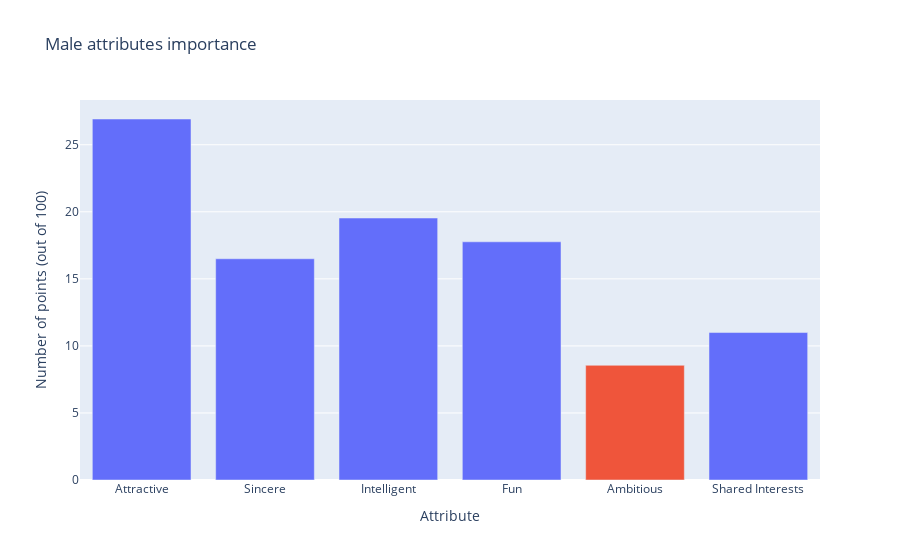

Notebook code for this chart:
### Code cell
df_mal_not = pd.DataFrame(dataset[dataset["gender"]==1].loc[:,list(attr_transcode.keys())].mean().reset_index())
df_mal_not.columns = columns_names
df_mal_not["attribute"] = df_mal_not["attribute"].apply(lambda x : attr_transcode.get(x))
df_mal_not["min"] = df_mal_not["points"].apply(lambda x : True if x == df_mal_not["points"].min() else False)

display(df_mal_not.head(6))

fig_2 = px.bar(df_mal_not,
             x=df_mal_not["attribute"],
             y=df_mal_not["points"],
             title="Male attributes importance ",
             labels=graph_labels,
             category_orders={"attribute":list(attr_transcode.values())},
             color=df_mal_not["min"],
             color_discrete_map={True:px.colors.qualitative.Plotly[1], False:px.colors.qualitative.Plotly[0]}
             )

fig_2.update_layout(showlegend=False)

fig_2.show()

### Figure 1 — Plotly figure (JSON) as saved in the notebook; plotly's stock layout.template omitted (floating-point values rounded to 4 significant figures)
{"data": [{"alignmentgroup": "True", "hovertemplate": "min=False<br>Attribute=%{x}<br>Number of points (out of 100)=%{y}<extra></extra>", "legendgroup": "False", "marker": {"color": "#636EFA", "pattern": {"shape": ""}}, "name": "False", "offsetgroup": "False", "orientation": "v", "showlegend": true, "textposition": "auto", "type": "bar", "x": ["Attractive", "Sincere", "Intelligent", "Fun", "Shared Interests"], "xaxis": "x", "y": [26.92, 16.5, 19.54, 17.76, 11.0], "yaxis": "y"}, {"alignmentgroup": "True", "hovertemplate": "min=True<br>Attribute=%{x}<br>Number of points (out of 100)=%{y}<extra></extra>", "legendgroup": "True", "marker": {"color": "#EF553B", "pattern": {"shape": ""}}, "name": "True", "offsetgroup": "True", "orientation": "v", "showlegend": true, "textposition": "auto", "type": "bar", "x": ["Ambitious"], "xaxis": "x", "y": [8.553], "yaxis": "y"}], "layout": {"barmode": "relative", "legend": {"title": {"text": "min"}, "tracegroupgap": 0}, "showlegend": false, "title": {"text": "Male attributes importance "}, "xaxis": {"anchor": "y", "categoryarray": ["Attractive", "Sincere", "Intelligent", "Fun", "Ambitious", "Shared Interests"], "categoryorder": "array", "domain": [0, 1], "title": {"text": "Attribute"}}, "yaxis": {"anchor": "x", "domain": [0, 1], "title": {"text": "Number of points (out of 100)"}}}}
